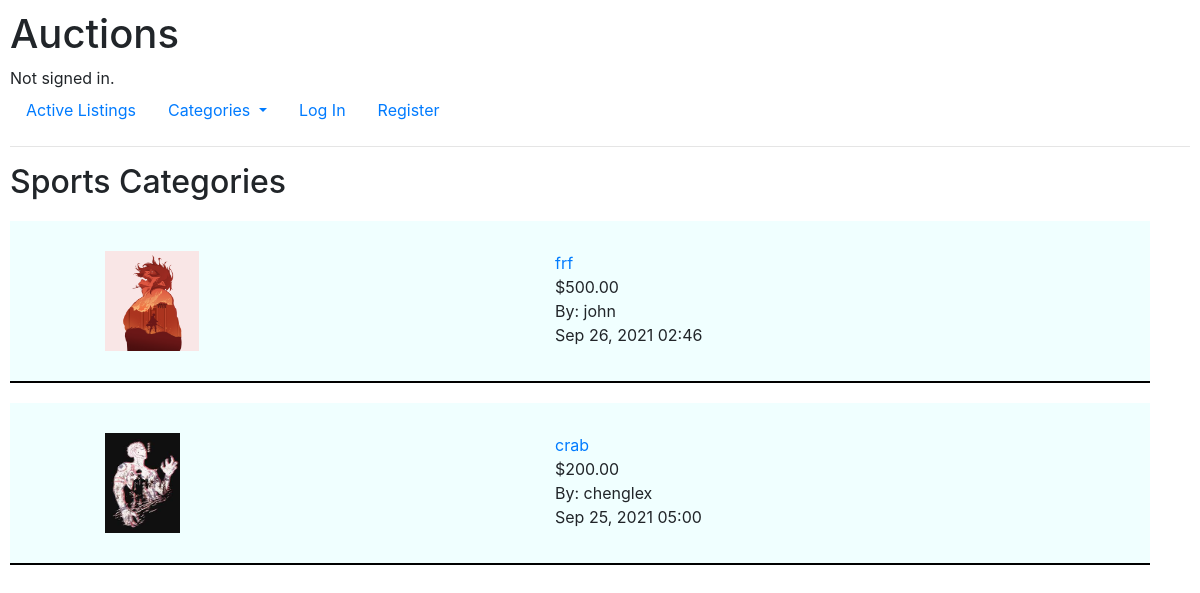
Screenshot of /category/sports with the database file from the repository.
### auctions/models.py (models this page shows, shortened)
class Auction(models.Model):
    item_name = models.CharField(max_length = 100)
    price = models.DecimalField(max_digits=10, decimal_places=2)
    description  = models.CharField(max_length= 100, blank=True, null=True)
    image = models.ImageField(default="media/images/default.jpeg", blank=True, null=True, upload_to="media/images/")
    date_uploaded = models.DateTimeField(default=datetime.now, blank=True)
    DURATIONS = [
        (3, "Three Days"),
        (7, "One Week"),
        (14, "Two Weeks")
    ]
    duration = models.IntegerField(choices=DURATIONS)
    creator = models.ForeignKey(User, null=True, on_delete= models.CASCADE)
    CATEGORIES = [
            ('home', "Home"),
            ('sports', "Sports"),
            ('clothings', "Clothings"),
            ('books', "Books"),
            ('others', "Others")
            ]
    category = models.CharField(choices=CATEGORIES, max_length=10)
    watchers = models.ManyToManyField(User, blank=True, null=True, related_name='watchlist')
    has_ended = models.BooleanField(default=False)
    class Meta:
        ordering = ('-date_uploaded', )

class User(AbstractUser):
    def __str__(self):
        return self.username

### auctions/views.py (the view)
# urls.py: path("category/<str:cat>", views.category, name='category'),
def category(request, cat):
    category_items = Auction.objects.filter(category=cat)
    context = {'items': category_items, 'category' : cat.title()}
    return render(request, 'auctions/categories.html', context)

### auctions/templates/auctions/categories.html (shortened to what this page needs)
{% extends "auctions/layout.html" %}
{% block body %}
    <h2>{{ category }} Categories</h2>
    {% for item in items %}
    <div class="container row" style="background-color:azure;">
        <a href="{% url 'auctions:listings' item.id %}" class="col-5">
            {% if item.image %}
            <img src="{{ item.image.url }}" alt="images">
            {% endif %}
        </a>
        <div class='col-5 info'>
            <a href="{% url 'auctions:listings' item.id %}">{{ item.item_name }}</a>
            <div> ${{ item.price }}</div>
            <div> By: {{ item.creator }}</div>
            <div> {{ item.date_uploaded|date:'M d, Y H:i' }}</div>
        </div>
    </div>
    {% empty %}
        <p>Nothing has been listed in this category</p>
    {% endfor %}
{% endblock %}

### auctions/static/auctions/styles.css (style rules this page uses)
body { padding: 10px; }

### auctions/templates/auctions/categories.html (style rules this page uses)
img { max-width:230px; max-height:100px; width: auto; height: auto; margin: 0 50px; }
.container { border-bottom: solid black 2px; margin: 20px 0; padding: 30px; }
.info { margin: 0 50px; }

### rows the page displays
Auction: image (picture), item_name "frf", price "500.00", creator "john", date_uploaded "Sep 26, 2021 02:46"
Auction: image (picture), item_name "crab", price "200.00", creator "chenglex", date_uploaded "Sep 25, 2021 05:00"

### other values shown
{{ category }} "Sports"
